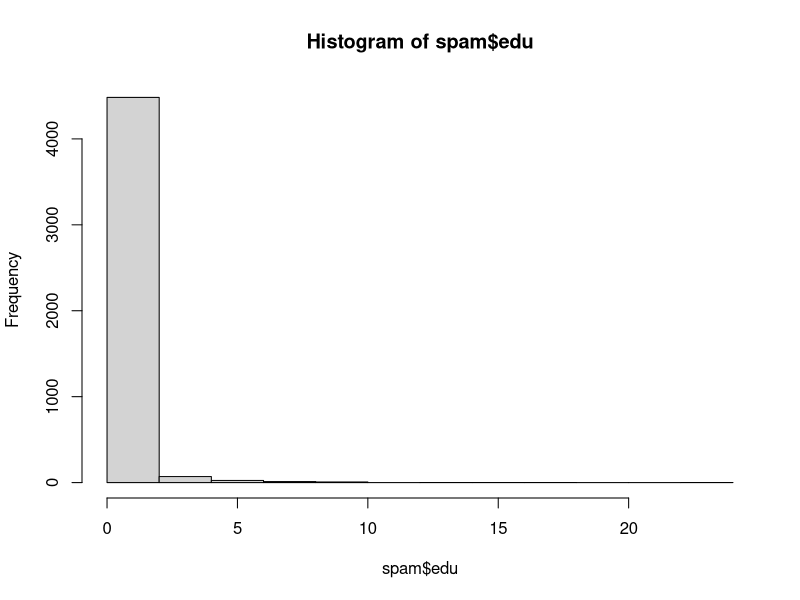
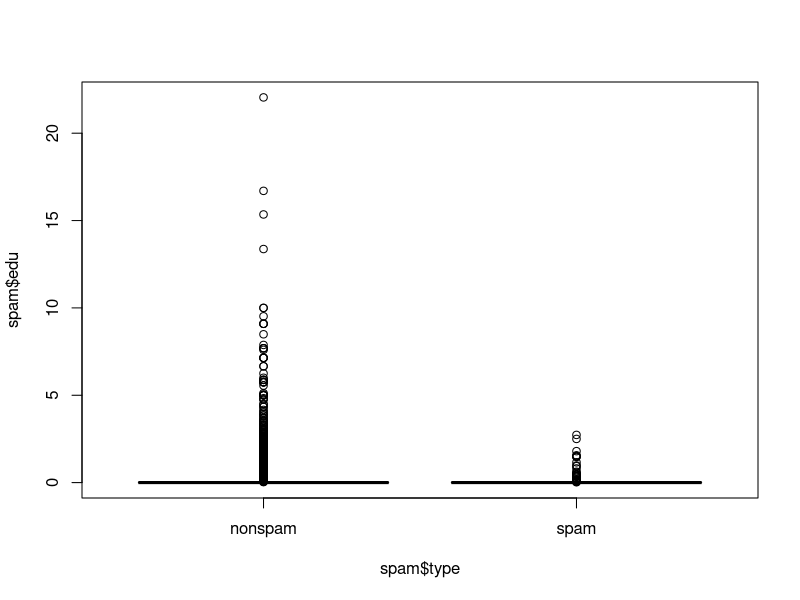
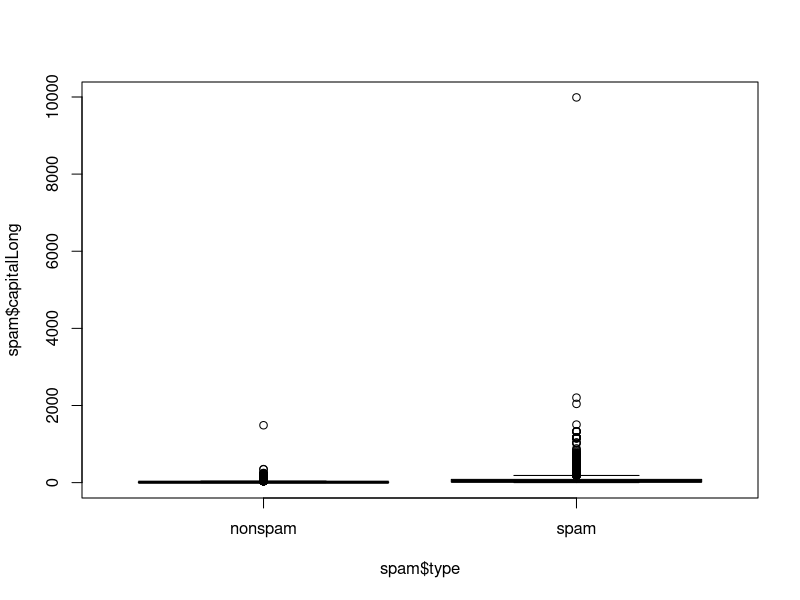
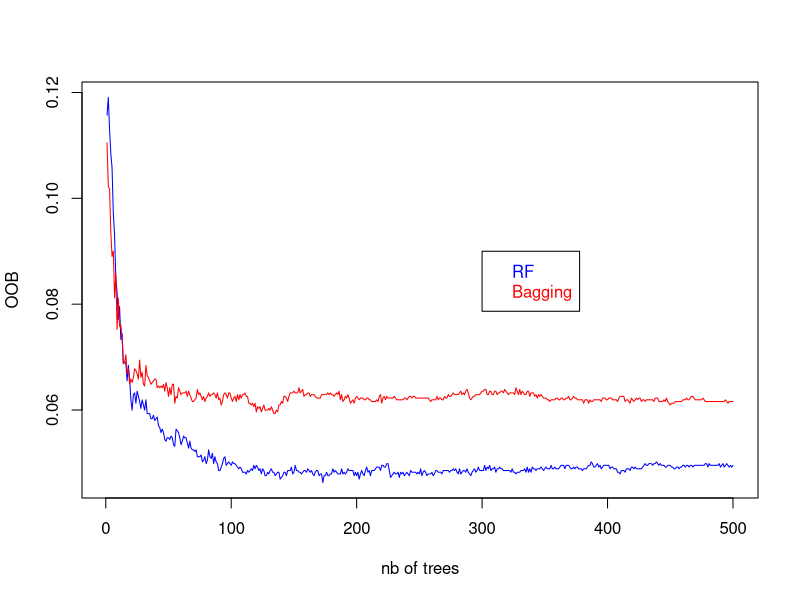
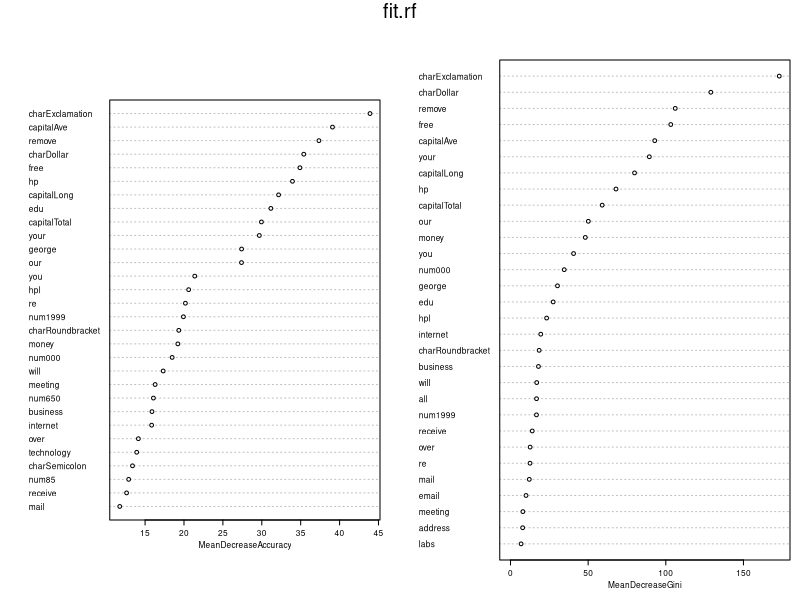
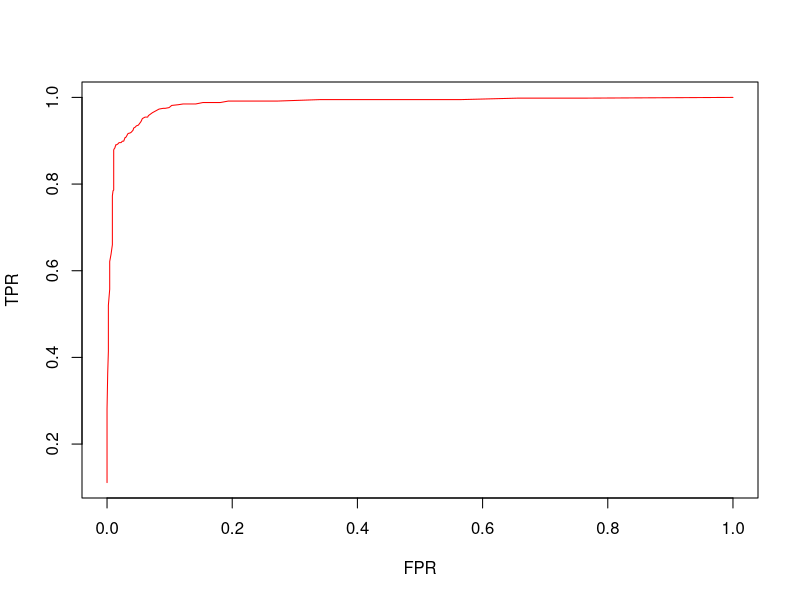

Recreate these plots in R, in order.
## ---- chunk 1
library(kernlab)
data(spam)
dim(spam)
str(spam)
table(spam$type)


hist(spam$edu)
summary(spam$edu)
boxplot(spam$edu~spam$type)
boxplot(spam$capitalLong~spam$type)
library(randomForest)
set.seed(9170)
test = sample(1:length(spam$type),1533)
train = -test
train = spam[train, ]
test = spam[test,]
fit.rf=randomForest(type~., data=train)
fit.rf
names(fit.rf)

pred.rf=predict(fit.rf,type="class")
mean(pred.rf!=train$type)
# [1] 0.04796085 erreur OOB !
pred.rf=predict(fit.rf,newdata=train,type="class")
mean(pred.rf!=train$type)
# [1] 0.003588907 erreur d'apprentissage

# calibrartion de mtry et ntree
plot(1:fit.rf$ntree,fit.rf$err.rate[,1],ylab="OOB",xlab ="nb of trees",type="l", col="blue")
fit.bag=randomForest(type~., data=train, mtry=57)
lines(1:fit.bag$ntree,fit.bag$err.rate[,1],col="red")
legend(x=300,y=0.09,c("RF","Bagging"),text.col=c("blue","red"))
# on conserve mtry=7 et ntree=500

# importance des variables
fit.rf=randomForest(type~., data=train, importance=T)
varImpPlot(fit.rf,cex=.5)

# courbe ROC
s=seq(0,1,.01) #seuil de décision s
score.rf=predict(fit.rf,newdata=test,type="prob")
score.rf=score.rf[,2]
absc=numeric(length(s));ordo=numeric(length(s))

# Courbe Roc RF
for (i in 1:length(s)){
  ordo[i]=sum( score.rf>=s[i] & test$type=="spam")/sum(test$type=="spam")
  absc[i]=sum( score.rf>=s[i] & test$type=="nonspam")/sum(test$type=="nonspam")
}
plot(absc,ordo,col="red",type="l",xlab="FPR",ylab="TPR")

# à comparer avec les courbes ROC de l'arbre CART et de la régression logistique.
